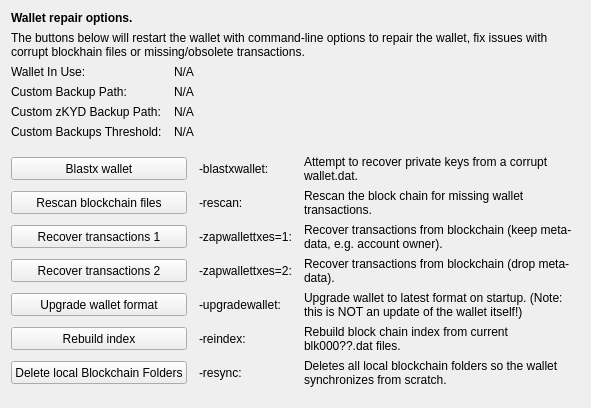
     <widget class="QWidget" name="tab_repair">
      <attribute name="title">
       <string>&amp;Wallet Repair</string>
      </attribute>
      <layout class="QGridLayout" name="gridLayout_4" columnstretch="0,0,0,0">
       <property name="horizontalSpacing">
        <number>12</number>
       </property>
       <item row="0" column="0" colspan="4">
        <widget class="QLabel" name="label_repair_header">
         <property name="font">
          <font>
           <weight>75</weight>
           <bold>true</bold>
          </font>
         </property>
         <property name="text">
          <string>Wallet repair options.</string>
         </property>
        </widget>
       </item>
       <item row="1" column="0" colspan="4">
        <widget class="QLabel" name="label_repair_helptext">
         <property name="font">
          <font>
           <weight>50</weight>
           <bold>false</bold>
          </font>
         </property>
         <property name="text">
          <string>The buttons below will restart the wallet with command-line options to repair the wallet, fix issues with corrupt blockhain files or missing/obsolete transactions.</string>
         </property>
         <property name="wordWrap">
          <bool>true</bool>
         </property>
        </widget>
       </item>
       <item row="2" column="0">
        <widget class="QLabel" name="wallet_path_label">
         <property name="text">
          <string>Wallet In Use:</string>
         </property>
        </widget>
       </item>
       <item row="2" column="1" colspan="3">
        <widget class="QLabel" name="wallet_path">
         <property name="cursor">
          <cursorShape>IBeamCursor</cursorShape>
         </property>
         <property name="text">
          <string>N/A</string>
         </property>
         <property name="textFormat">
          <enum>Qt::PlainText</enum>
         </property>
         <property name="textInteractionFlags">
          <set>Qt::LinksAccessibleByMouse|Qt::TextSelectableByKeyboard|Qt::TextSelectableByMouse</set>
         </property>
        </widget>
       </item>
       <item row="3" column="0">
        <widget class="QLabel" name="wallet_custombackuppath_label">
         <property name="text">
          <string>Custom Backup Path:</string>
         </property>
         <property name="visible">
          <bool>false</bool>
         </property>
        </widget>
       </item>
       <item row="3" column="1" colspan="3">
        <widget class="QLabel" name="wallet_custombackuppath">
         <property name="cursor">
          <cursorShape>IBeamCursor</cursorShape>
         </property>
         <property name="text">
          <string>N/A</string>
         </property>
         <property name="textFormat">
          <enum>Qt::PlainText</enum>
         </property>
         <property name="textInteractionFlags">
          <set>Qt::LinksAccessibleByMouse|Qt::TextSelectableByKeyboard|Qt::TextSelectableByMouse</set>
         </property>
         <property name="visible">
          <bool>false</bool>
         </property>
        </widget>
       </item>
       <item row="4" column="0">
        <widget class="QLabel" name="wallet_customzkydbackuppath_label">
         <property name="text">
          <string>Custom zKYD Backup Path:</string>
         </property>
         <property name="visible">
          <bool>false</bool>
         </property>
        </widget>
       </item>
       <item row="4" column="1" colspan="3">
        <widget class="QLabel" name="wallet_customzkydbackuppath">
         <property name="cursor">
          <cursorShape>IBeamCursor</cursorShape>
         </property>
         <property name="text">
          <string>N/A</string>
         </property>
         <property name="textFormat">
          <enum>Qt::PlainText</enum>
         </property>
         <property name="textInteractionFlags">
          <set>Qt::LinksAccessibleByMouse|Qt::TextSelectableByKeyboard|Qt::TextSelectableByMouse</set>
         </property>
         <property name="visible">
          <bool>false</bool>
         </property>
        </widget>
       </item>
       <item row="5" column="0">
        <widget class="QLabel" name="wallet_custombackupthreshold_label">
         <property name="text">
          <string>Custom Backups Threshold:</string>
         </property>
         <property name="visible">
          <bool>false</bool>
         </property>
        </widget>
       </item>
       <item row="5" column="1" colspan="3">
        <widget class="QLabel" name="wallet_custombackupthreshold">
         <property name="cursor">
          <cursorShape>IBeamCursor</cursorShape>
         </property>
         <property name="text">
          <string>N/A</string>
         </property>
         <property name="textFormat">
          <enum>Qt::PlainText</enum>
         </property>
         <property name="textInteractionFlags">
          <set>Qt::LinksAccessibleByMouse|Qt::TextSelectableByKeyboard|Qt::TextSelectableByMouse</set>
         </property>
         <property name="visible">
          <bool>false</bool>
         </property>
        </widget>
       </item>
       <item row="6" column="0">
        <spacer name="verticalSpacer_repair1">
         <property name="orientation">
          <enum>Qt::Vertical</enum>
         </property>
         <property name="sizeHint" stdset="0">
          <size>
           <width>10</width>
           <height>10</height>
          </size>
         </property>
        </spacer>
       </item>
       <item row="7" column="0" colspan="2">
        <widget class="QPushButton" name="btn_blastxwallet">
         <property name="minimumSize">
          <size>
           <width>100</width>
           <height>23</height>
          </size>
         </property>
         <property name="text">
          <string>Blastx wallet</string>
         </property>
        </widget>
       </item>
       <item row="7" column="2">
        <widget class="QLabel" name="label_repair_blastx_command">
         <property name="text">
          <string notr="true">-blastxwallet:</string>
         </property>
        </widget>
       </item>
       <item row="7" column="3">
        <widget class="QLabel" name="label_repair_blastx">
         <property name="text">
          <string>Attempt to recover private keys from a corrupt wallet.dat.</string>
         </property>
         <property name="wordWrap">
          <bool>true</bool>
         </property>
        </widget>
       </item>
       <item row="8" column="0" colspan="2">
        <widget class="QPushButton" name="btn_rescan">
         <property name="minimumSize">
          <size>
           <width>100</width>
           <height>23</height>
          </size>
         </property>
         <property name="text">
          <string>Rescan blockchain files</string>
         </property>
        </widget>
       </item>
       <item row="8" column="2">
        <widget class="QLabel" name="label_repair_rescan_command">
         <property name="text">
          <string notr="true">-rescan:</string>
         </property>
        </widget>
       </item>
       <item row="8" column="3">
        <widget class="QLabel" name="label_repair_rescan">
         <property name="text">
          <string>Rescan the block chain for missing wallet transactions.</string>
         </property>
         <property name="wordWrap">
          <bool>true</bool>
         </property>
        </widget>
       </item>
       <item row="9" column="0" colspan="2">
        <widget class="QPushButton" name="btn_zapwallettxes1">
         <property name="minimumSize">
          <size>
           <width>100</width>
           <height>23</height>
          </size>
         </property>
         <property name="text">
          <string>Recover transactions 1</string>
         </property>
        </widget>
       </item>
       <item row="9" column="2">
        <widget class="QLabel" name="label_repair_zap1_command">
         <property name="text">
          <string notr="true">-zapwallettxes=1:</string>
         </property>
        </widget>
       </item>
       <item row="9" column="3">
        <widget class="QLabel" name="label_repair_zap1">
         <property name="text">
          <string>Recover transactions from blockchain (keep meta-data, e.g. account owner).</string>
         </property>
         <property name="wordWrap">
          <bool>true</bool>
         </property>
        </widget>
       </item>
       <item row="10" column="0" colspan="2">
        <widget class="QPushButton" name="btn_zapwallettxes2">
         <property name="minimumSize">
          <size>
           <width>100</width>
           <height>23</height>
          </size>
         </property>
         <property name="text">
          <string>Recover transactions 2</string>
         </property>
        </widget>
       </item>
       <item row="10" column="2">
        <widget class="QLabel" name="label_repair_zap2_command">
         <property name="text">
          <string notr="true">-zapwallettxes=2:</string>
         </property>
        </widget>
       </item>
       <item row="10" column="3">
        <widget class="QLabel" name="label_repair_zap2">
         <property name="text">
          <string>Recover transactions from blockchain (drop meta-data).</string>
         </property>
         <property name="wordWrap">
          <bool>true</bool>
         </property>
        </widget>
       </item>
       <item row="11" column="0" colspan="2">
        <widget class="QPushButton" name="btn_upgradewallet">
         <property name="minimumSize">
          <size>
           <width>100</width>
           <height>23</height>
          </size>
         </property>
         <property name="text">
          <string>Upgrade wallet format</string>
         </property>
        </widget>
       </item>
       <item row="11" column="2">
        <widget class="QLabel" name="label_repair_upgrade_command">
         <property name="text">
          <string notr="true">-upgradewallet:</string>
         </property>
        </widget>
       </item>
       <item row="11" column="3">
        <widget class="QLabel" name="label_repair_upgrade">
         <property name="text">
          <string>Upgrade wallet to latest format on startup. (Note: this is NOT an update of the wallet itself!)</string>
         </property>
         <property name="wordWrap">
          <bool>true</bool>
         </property>
        </widget>
       </item>
       <item row="12" column="0" colspan="2">
        <widget class="QPushButton" name="btn_reindex">
         <property name="minimumSize">
          <size>
           <width>100</width>
           <height>23</height>
          </size>
         </property>
         <property name="text">
          <string>Rebuild index</string>
         </property>
        </widget>
       </item>
       <item row="12" column="2">
        <widget class="QLabel" name="label_repair_reindex_command">
         <property name="text">
          <string notr="true">-reindex:</string>
         </property>
        </widget>
       </item>
       <item row="12" column="3">
        <widget class="QLabel" name="label_repair_reindex">
         <property name="text">
          <string>Rebuild block chain index from current blk000??.dat files.</string>
         </property>
         <property name="wordWrap">
          <bool>true</bool>
         </property>
        </widget>
       </item>
       <item row="13" column="0" colspan="2">
        <widget class="QPushButton" name="btn_resync">
         <property name="minimumSize">
          <size>
           <width>100</width>
           <height>23</height>
          </size>
         </property>
         <property name="text">
          <string>Delete local Blockchain Folders</string>
         </property>
        </widget>
       </item>
       <item row="13" column="2">
        <widget class="QLabel" name="label_repair_resync_command">
         <property name="text">
          <string>-resync:</string>
         </property>
        </widget>
       </item>
       <item row="13" column="3">
        <widget class="QLabel" name="label_repair_resync">
         <property name="text">
          <string>Deletes all local blockchain folders so the wallet synchronizes from scratch.</string>
         </property>
         <property name="wordWrap">
          <bool>true</bool>
         </property>
        </widget>
       </item>
       <item row="14" column="0">
        <spacer name="verticalSpacer_repair2">
         <property name="orientation">
          <enum>Qt::Vertical</enum>
         </property>
         <property name="sizeHint" stdset="0">
          <size>
           <width>20</width>
           <height>10</height>
          </size>
         </property>
        </spacer>
       </item>
      </layout>
     </widget>
